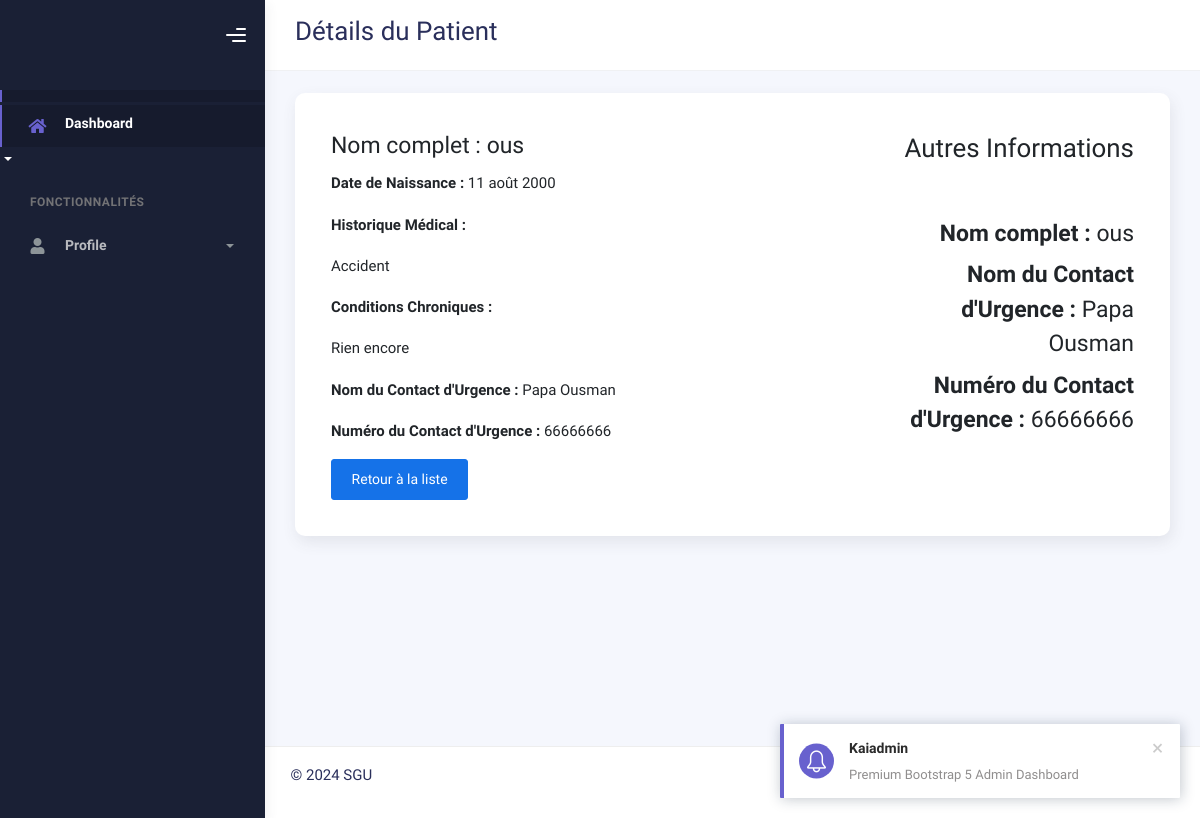
Page /patients/2/ on the committed database.
### dashborad/models.py (models this page shows, shortened)
class Patient(models.Model):
    user = models.OneToOneField(User, on_delete=models.CASCADE)
    birth_date = models.DateField(
        verbose_name=_("Date de Naissance"),
        help_text=_("Entrez la date de naissance du patient."),
        blank=True,
        null=True,
    )
    medical_history = models.TextField(
        verbose_name=_("Historique Médical"),
        blank=True,
        null=True,
        help_text=_("Entrez un résumé des antécédents médicaux du patient, y compris les maladies chroniques, les opérations, etc.")
    )
    emergency_contact_name = models.CharField(
        max_length=255,
        verbose_name=_("Nom du Contact d'Urgence"),
        help_text=_("Entrez le nom de la personne à contacter en cas d'urgence.")
    )
    emergency_contact_phone = models.CharField(
        max_length=20,  # Augmenté pour tenir compte des formats internationaux
        verbose_name=_("Numéro du Contact d'Urgence"),
        help_text=_("Entrez le numéro de téléphone de la personne à contacter en cas d'urgence.")
    )
    chronic_conditions = models.CharField(
        max_length=255,
        verbose_name=_("Conditions Chroniques"),
        blank=True,
        null=True,
        help_text=_("Entrez les conditions médicales chroniques du patient, par exemple : Diabète, Hypertension, etc.")
    )
    profil_complet = models.BooleanField(default=False, verbose_name=_("Profil complet"))

### dashborad/views.py (the view)
# urls.py: path('patients/<int:pk>/', PatientDetailView.as_view(), name='patient_detail'),
class PatientDetailView(DetailView):
    model = Patient
    template_name = 'usagers/patient_detail.html'
    context_object_name = 'patient'
    def get_context_data(self, **kwargs):
        context = super().get_context_data(**kwargs)
        patient = self.object
        context['full_name'] = patient.user.get_full_name()
        context['medical_history'] = patient.medical_history
        context['chronic_conditions'] = patient.chronic_conditions
        return context

### templates/usagers/patient_detail.html
{% extends "user/base.html" %}
{% load static %}
{% load crispy_forms_tags %}
{% block navbar-header %}
<h2 class="header">Détails du Patient</h2>
{% endblock navbar-header %}
{% block content %}
<div class="row">
  <div class="col-sm-12 col-md-12">
    <div class="card card-stats card-round mb-3 p-4">
      <div class="card-body">
        <div class="row">
          <div class="col-md-8">
            <h3>Nom complet : {{ patient.user.username }}</h3>
            <p><strong>Date de Naissance :</strong> {{ patient.birth_date }}</p>
            <p><strong>Historique Médical :</strong> {{ patient.medical_history|safe }}</p>
            <p><strong>Conditions Chroniques :</strong> {{ patient.chronic_conditions|safe }}</p>
            <p><strong>Nom du Contact d'Urgence :</strong> {{ patient.emergency_contact_name }}</p>
            <p><strong>Numéro du Contact d'Urgence :</strong> {{ patient.emergency_contact_phone }}</p>
          </div>
          <div class="col-md-4 text-end">
            <h2>Autres Informations</h2>
            <br><br>
            <h3><strong>Nom complet :</strong> {{ patient.user.username }}</h3>
            <h3><strong>Nom du Contact d'Urgence :</strong> {{ patient.emergency_contact_name }}</h3>
            <h3><strong>Numéro du Contact d'Urgence :</strong> {{ patient.emergency_contact_phone }}</h3>
          </div>
        </div>
        <a href="{% url 'patient_list' %}" class="btn btn-primary">Retour à la liste</a>
      </div>
    </div>
  </div>
</div>
{% endblock content %}

### rows in the picture
Patient: user.username "ous", birth_date "11 août 2000", medical_history "Accident", chronic_conditions "Rien encore", emergency_contact_name "Papa Ousman", emergency_contact_phone "66666666"
